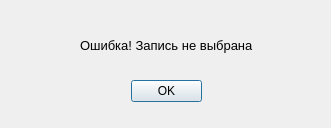
<?xml version="1.0" encoding="UTF-8"?>
<ui version="4.0">
 <class>ErrorDialog</class>
 <widget class="QDialog" name="ErrorDialog">
  <property name="geometry">
   <rect>
    <x>0</x>
    <y>0</y>
    <width>331</width>
    <height>128</height>
   </rect>
  </property>
  <property name="windowTitle">
   <string>Ошибка!</string>
  </property>
  <property name="windowIcon">
   <iconset>
    <normaloff>image/danger.png</normaloff>image/danger.png</iconset>
  </property>
  <widget class="QDialogButtonBox" name="button_okk">
   <property name="geometry">
    <rect>
     <x>131</x>
     <y>80</y>
     <width>71</width>
     <height>23</height>
    </rect>
   </property>
   <property name="standardButtons">
    <set>QDialogButtonBox::Ok</set>
   </property>
  </widget>
  <widget class="QLabel" name="label">
   <property name="geometry">
    <rect>
     <x>80</x>
     <y>20</y>
     <width>172</width>
     <height>51</height>
    </rect>
   </property>
   <property name="font">
    <font>
     <pointsize>10</pointsize>
    </font>
   </property>
   <property name="text">
    <string>Ошибка! Запись не выбрана.</string>
   </property>
  </widget>
 </widget>
 <resources/>
 <connections/>
</ui>
